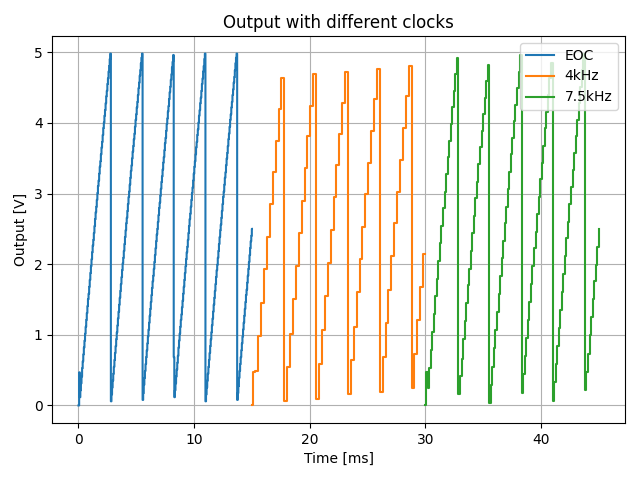

Here is the Python script that generated this plot:
import pandas as pd
import matplotlib.pyplot as plt

bits = 7

df_eoc = pd.read_csv(f'Salida_DAC_con_EOC_como_muestreo.csv')
df_4k = pd.read_csv(f'Salida_DAC_con_oscilador_excterno_4kHz.csv')
df_7_5k = pd.read_csv(f'Salida_DAC_con_oscilador_excterno_75kHz.csv')

vdac_eoc = df_eoc['VDAC'].to_numpy()
vdac_4k = df_4k['VDAC'].to_numpy()
vdac_7_5k = df_7_5k['VDAC'].to_numpy()

time_ms_eoc = df_eoc['TIME'].to_numpy() * 1000
time_ms_4k = df_4k['TIME'].to_numpy() * 1000 + time_ms_eoc[-1]
time_ms_7_5k = df_7_5k['TIME'].to_numpy() * 1000 + time_ms_4k[-1]

plt.plot(time_ms_eoc, vdac_eoc, label = 'EOC')
plt.plot(time_ms_4k, vdac_4k, label = f'4kHz')
plt.plot(time_ms_7_5k, vdac_7_5k, label = f'7.5kHz')
plt.legend(loc = 'upper right')
plt.grid()
plt.xlabel('Time [ms]')
plt.ylabel('Output [V]')
plt.title(f'Output with different clocks')
plt.tight_layout()

plt.show()
